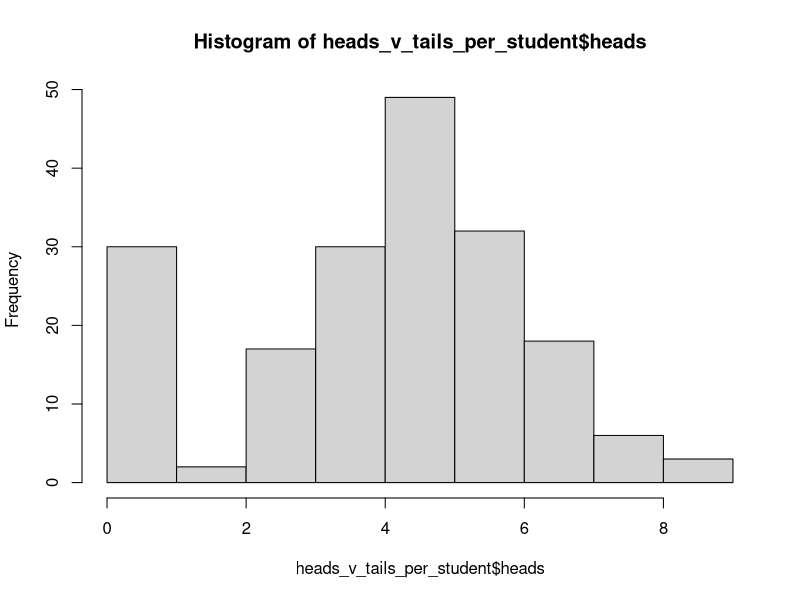
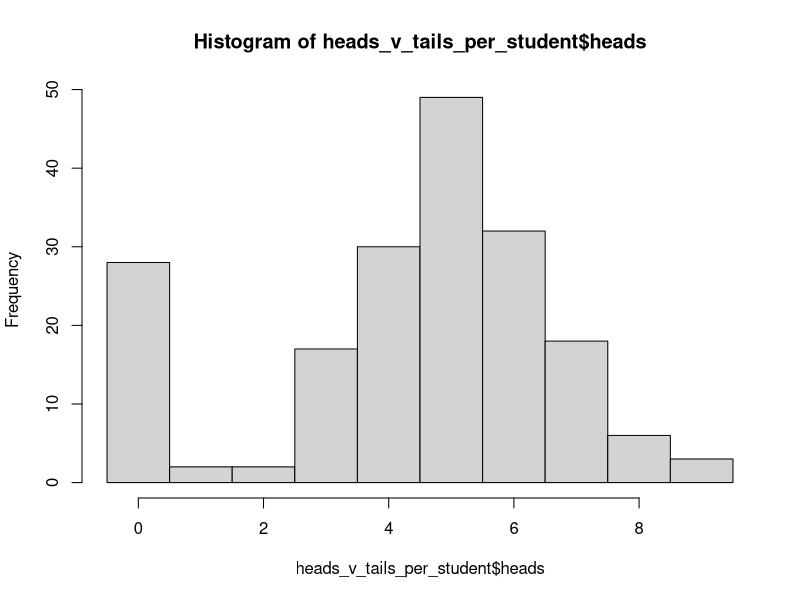

Generate these figures, in order, with R:
## ---- chunk 1
# this function tabulates the frequency per row.
# setting MARGIN to 2 gives frequency per column.
table_per_row <- function(data, MARGIN=1) {
    flat_data <- as.vector(as.matrix(data)) # "flatten" the data into just a list of heads and tails
    unique_values <- unique(flat_data) # get all of the unique values in the data 
    factored <- apply(data, MARGIN, function(row) factor(row, levels=unique_values), simplify=FALSE) # maps the "factor" function over the rows... this is just a precursor to make "table" work right
    tabulated <- sapply(factored, table) # map "table" over the previous line
    return(data.frame(t(tabulated))) # return as a dataframe in familiar orientation.
}
## ---- chunk 2
data <- read.csv("flippin_coins.csv")
## ---- chunk 3
data[1] # the first row
data[,1] # the first column
data[1,1] # the obs. in the first row and first column
data[,2:ncol(data)] # all columns but the first
data[1:nrow(data)-1,] # all rows but the last
## ---- chunk 4
coins <- data[, 2:length(data)]
## ---- chunk 5
heads_v_tails_per_student <- table_per_row(coins) # how many heads did each student get?
## ---- chunk 6
sum(heads_v_tails_per_student$heads < 7)
## ---- chunk 7
sum(heads_v_tails_per_student$heads < 7) / nrow(heads_v_tails_per_student)
## ---- chunk 8
hist(heads_v_tails_per_student$heads)
## ---- chunk 9
cuts = seq(-0.5, 9.5, length.out=11) # make 11 evenly spaced "breaks" from -0.5 to 9.5 (inclusive).  Note that this makes 10 "bins"!
hist(heads_v_tails_per_student$heads, breaks = cuts) 
